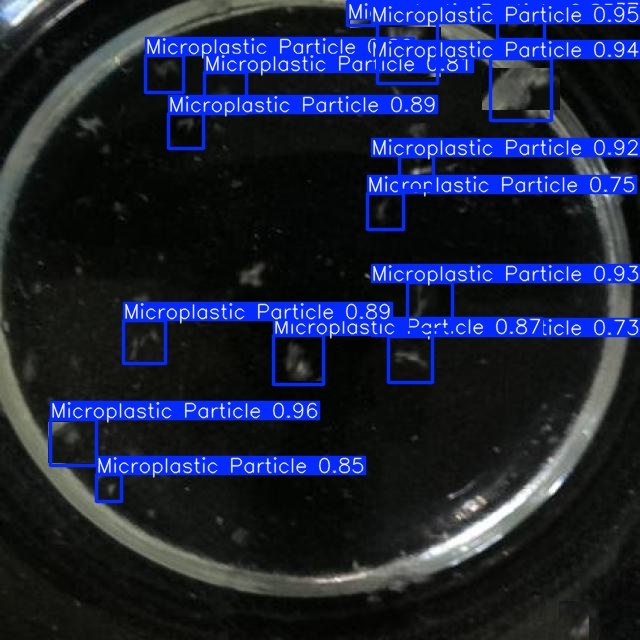
#> input picture yolo26_predictions/final_test_conf70/123_jpg.rf.ead67a4bc2da1c9af126917c456714e8.jpg, 640 x 640 px, found by its file name
$ python test_yolo26_detector.py   (older library calls are emulated)
#> lines starting #> are read from the running program, lines starting #| are printed output that depends on the picture
### backend/app/services/detector_yolo26.py
"""
YOLO26n-based particle candidate detection for MicroSense AI-Cam.

Important:
- This is an experimental YOLO26n detector.
- It does not replace the existing YOLOv5 detector.py.
- It detects microplastic-like particle candidates only.
- It does not confirm polymer composition or regulatory-grade microplastic quantity.

Flow:
1. Read image.
2. Resize image.
3. Evaluate image quality.
4. Run YOLO26n detection.
5. Apply Hybrid AI + Image Processing Filter.
6. Save processed image.
7. Return DetectionResult compatible with samples.py.
"""

from __future__ import annotations

from dataclasses import dataclass, field
from pathlib import Path
from typing import List
import time

import cv2
import numpy as np
from ultralytics import YOLO

from app.config import (
    RESIZE_WIDTH,
    RESIZE_HEIGHT,
    IMAGE_UPLOAD_DIR,
)
from app.utils.helpers import generate_unique_filename
from app.services.quality import evaluate_image_quality
from app.services.hybrid_filter import validate_particle


# ── Paths ─────────────────────────────────────────────────────────────────────

BASE_DIR = Path(__file__).resolve().parents[2]
MODEL_PATH = BASE_DIR / "model" / "yolo26_best.pt"


# ── Data structures ───────────────────────────────────────────────────────────

@dataclass
class Particle:
    x: int
    y: int
    width: int
    height: int
    area: float
    brightness: float
    size_category: str


@dataclass
class DetectionResult:
    particles: List[Particle] = field(default_factory=list)
    processed_image_path: str = ""

    # Basic image statistics
    laplacian_variance: float = 0.0
    mean_brightness: float = 0.0
    average_particle_area: float = 0.0
    average_brightness: float = 0.0

    # Image quality fields
    focus_score: float = 0.0
    brightness_score: float = 0.0
    contrast_score: float = 0.0
    overexposed_percent: float = 0.0
    underexposed_percent: float = 0.0
    image_quality_score: float = 0.0
    image_quality_status: str = "Unknown"
    quality_warning: str = ""

    # Hybrid filter fields
    raw_detection_count: int = 0
    accepted_detection_count: int = 0
    rejected_detection_count: int = 0
    hybrid_filter_score: float = 0.0
    filter_summary: str = ""

    # YOLO26 metadata
    model_name: str = "YOLO26n"
    confidence_threshold: float = 0.70
    iou_threshold: float = 0.40
    processing_time_seconds: float = 0.0

    # [8 lines left out: function count, not called in this run]


# ── Model loading ─────────────────────────────────────────────────────────────

_model = None


def get_yolo26_model():
    """
    Load YOLO26n model only once.
    """
    global _model

    if _model is None:
        if not MODEL_PATH.exists():
            raise FileNotFoundError(f"YOLO26n model not found at: {MODEL_PATH}")

        print("Loading YOLO26n model from:", MODEL_PATH)

        _model = YOLO(str(MODEL_PATH))

        print("YOLO26n model loaded successfully.")

    return _model


# ── Helper functions ──────────────────────────────────────────────────────────

# [9 lines left out: function _size_label, not called in this run]


def _laplacian_variance(gray: np.ndarray) -> float:
    return float(cv2.Laplacian(gray, cv2.CV_64F).var())


# [12 lines left out: function _safe_crop, not called in this run]


def _mean_or_zero(values: list[float]) -> float:
    return float(np.mean(values)) if values else 0.0


# [50 lines left out: function _build_filter_summary, not called in this run]


# ── Public API: YOLO26 Image Analysis ─────────────────────────────────────────

def analyze_image_yolo26(
    image_path: str,
    conf_threshold: float = 0.70,
    iou_threshold: float = 0.40,
) -> DetectionResult:
    """
    Analyze uploaded image using YOLO26n + hybrid validation.

    This function is intentionally separate from analyze_image() in detector.py.
    Do not replace YOLOv5 yet.
    """
#> called with conf_threshold = 0.7, iou_threshold = 0.4

    print("USING DETECTOR: YOLO26n + HYBRID FILTER")

    start_time = time.time()

    img = cv2.imread(str(image_path))
#> img is the input picture: shape (640, 640, 3); mean B, G, R 62.6, 35.4, 28.2

    if img is None:
        raise ValueError(f"OpenCV could not read image: {image_path}")

    img_resized = cv2.resize(img, (RESIZE_WIDTH, RESIZE_HEIGHT))
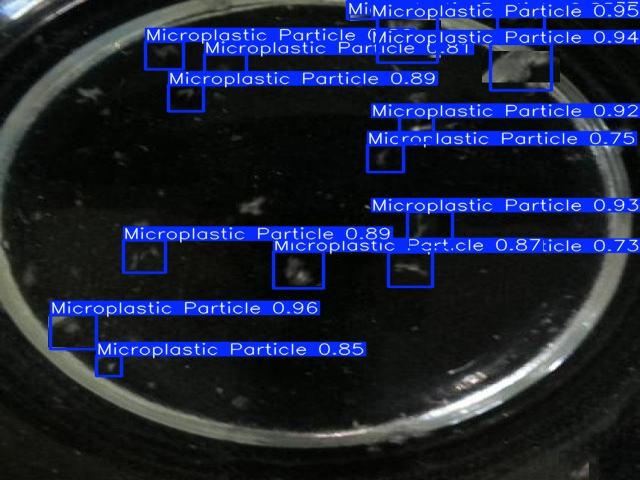
#> img_resized: shape (480, 640, 3); mean B, G, R 62.6, 35.5, 28.3
    gray = cv2.cvtColor(img_resized, cv2.COLOR_BGR2GRAY)
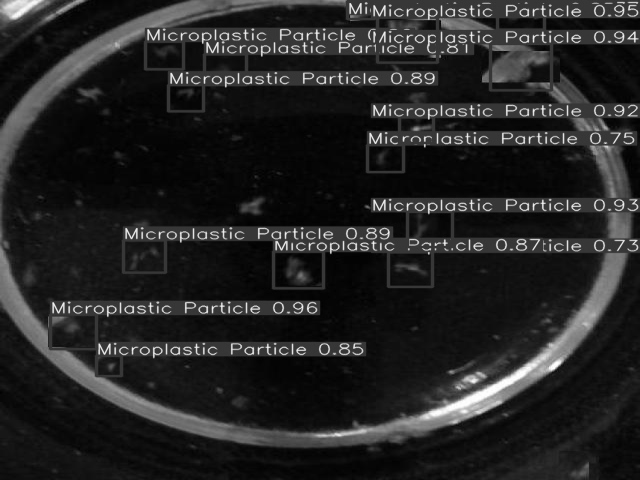
#> gray: shape (480, 640); min 1, max 255, mean 36.4

    lap_var = _laplacian_variance(gray)
#> lap_var = 1773.4
    mean_brightness = float(np.mean(gray))
#> mean_brightness = 36.38
    quality = evaluate_image_quality(gray)

    model = get_yolo26_model()

    results = model.predict(
        source=img_resized,
        conf=conf_threshold,
        iou=iou_threshold,
        imgsz=640,
        verbose=False,
    )

    particles: List[Particle] = []
    output_img = img_resized.copy()

    raw_detection_count = 0
    rejected_detection_count = 0
    validation_scores: list[float] = []
    rejection_reasons: list[str] = []

    boxes = results[0].boxes

    for box in boxes:
        x1, y1, x2, y2 = box.xyxy[0].tolist()
        conf = float(box.conf[0])
        cls = int(box.cls[0])

        x1 = int(round(x1))
        y1 = int(round(y1))
        x2 = int(round(x2))
        y2 = int(round(y2))

        width = max(0, x2 - x1)
        height = max(0, y2 - y1)
        area = float(width * height)

        if width <= 0 or height <= 0:
            continue

        raw_detection_count += 1

        validation = validate_particle(
            gray=gray,
            x=x1,
            y=y1,
            width=width,
            height=height,
            area=area,
        )

        validation_scores.append(validation.validation_score)

        if not validation.is_valid:
            rejected_detection_count += 1
            rejection_reasons.append(validation.rejection_reason)

            # Rejected candidates are shown in red.
            cv2.rectangle(
                output_img,
                (x1, y1),
                (x2, y2),
                (0, 0, 255),
                1,
            )

            cv2.putText(
                output_img,
                "Rejected",
                (x1, max(20, y1 - 8)),
                cv2.FONT_HERSHEY_SIMPLEX,
                0.45,
                (0, 0, 255),
                1,
            )

            continue

        roi = _safe_crop(gray, x1, y1, x2, y2)
        brightness = float(np.mean(roi)) if roi.size > 0 else 0.0

        particle = Particle(
            x=x1,
            y=y1,
            width=width,
            height=height,
            area=round(area, 2),
            brightness=round(brightness, 2),
            size_category=_size_label(area),
        )

        particles.append(particle)

        # Accepted candidates are shown in yellow.
        cv2.rectangle(
            output_img,
            (x1, y1),
            (x2, y2),
            (0, 255, 255),
            2,
        )

        label = f"Accepted {conf:.2f} | H:{validation.validation_score:.0f}"

        cv2.putText(
            output_img,
            label,
            (x1, max(20, y1 - 8)),
            cv2.FONT_HERSHEY_SIMPLEX,
            0.45,
            (0, 255, 255),
            1,
        )

    accepted_detection_count = len(particles)

    hybrid_filter_score = (
        round(float(np.mean(validation_scores)), 2)
        if validation_scores
        else 0.0
    )

    filter_summary = _build_filter_summary(
        raw_count=raw_detection_count,
        accepted_count=accepted_detection_count,
        rejected_count=rejected_detection_count,
        rejection_reasons=rejection_reasons,
    )

    cv2.putText(
        output_img,
        f"YOLO26 Accepted: {accepted_detection_count}/{raw_detection_count}",
        (10, 25),
        cv2.FONT_HERSHEY_SIMPLEX,
        0.7,
        (0, 255, 0),
        2,
    )

    cv2.putText(
        output_img,
        f"Quality: {quality.image_quality_status} ({quality.image_quality_score})",
        (10, 55),
        cv2.FONT_HERSHEY_SIMPLEX,
        0.6,
        (0, 255, 0),
        2,
    )

    cv2.putText(
        output_img,
        f"Hybrid: {hybrid_filter_score}",
        (10, 85),
        cv2.FONT_HERSHEY_SIMPLEX,
        0.6,
        (0, 255, 0),
        2,
    )

    proc_filename = generate_unique_filename(
        Path(image_path).name,
        prefix="yolo26_processed_",
    )

    proc_path = IMAGE_UPLOAD_DIR / proc_filename

    saved = cv2.imwrite(str(proc_path), output_img)

    if not saved:
        raise ValueError(f"Failed to save YOLO26 processed image at: {proc_path}")

    avg_area = _mean_or_zero([p.area for p in particles])
    avg_brightness = _mean_or_zero([p.brightness for p in particles])

    processing_time = round(time.time() - start_time, 4)

    print("YOLO26 processed_path:", proc_path)
    print("YOLO26 raw detection count:", raw_detection_count)
    print("YOLO26 accepted detection count:", accepted_detection_count)
    print("YOLO26 rejected detection count:", rejected_detection_count)
    print("YOLO26 hybrid filter score:", hybrid_filter_score)
    print("YOLO26 filter summary:", filter_summary)
    print("YOLO26 processing time:", processing_time)

    return DetectionResult(
        particles=particles,
        processed_image_path=str(proc_path),
        laplacian_variance=round(lap_var, 2),
        mean_brightness=round(mean_brightness, 2),
        average_particle_area=round(avg_area, 2),
        average_brightness=round(avg_brightness, 2),

        focus_score=quality.focus_score,
        brightness_score=quality.brightness_score,
        contrast_score=quality.contrast_score,
        overexposed_percent=quality.overexposed_percent,
        underexposed_percent=quality.underexposed_percent,
        image_quality_score=quality.image_quality_score,
        image_quality_status=quality.image_quality_status,
        quality_warning=quality.quality_warning,

        raw_detection_count=raw_detection_count,
        accepted_detection_count=accepted_detection_count,
        rejected_detection_count=rejected_detection_count,
        hybrid_filter_score=hybrid_filter_score,
        filter_summary=filter_summary,

        model_name="YOLO26n",
        confidence_threshold=conf_threshold,
        iou_threshold=iou_threshold,
        processing_time_seconds=processing_time,
    )


# Optional short alias for testing
# [10 lines left out: function detect_with_yolo26, not called in this run]

### backend/app/services/quality.py
"""
Image quality validation service for MicroSense AI-Cam.

This module checks whether an uploaded sample image is suitable for
microplastic-like particle analysis before or during AI detection.

It evaluates:
1. Focus / blur
2. Brightness
3. Underexposure
4. Overexposure
5. Contrast
6. Overall image quality score

This helps prevent poor images from producing misleading AI results.
"""

from __future__ import annotations

from dataclasses import dataclass
import cv2
import numpy as np


@dataclass
class ImageQualityResult:
    focus_score: float
    brightness_score: float
    contrast_score: float
    overexposed_percent: float
    underexposed_percent: float
    image_quality_score: float
    image_quality_status: str
    quality_warning: str


def _normalize(value: float, min_value: float, max_value: float) -> float:
    """
    Normalize a value to 0–100.
    """
    if max_value == min_value:
        return 0.0

    value = max(min_value, min(value, max_value))
    return ((value - min_value) / (max_value - min_value)) * 100.0


def evaluate_image_quality(gray: np.ndarray) -> ImageQualityResult:
    """
    Evaluate grayscale image quality.

    Parameters:
        gray: Grayscale image as numpy array.

    Returns:
        ImageQualityResult
    """

    if gray is None or gray.size == 0:
        return ImageQualityResult(
            focus_score=0.0,
            brightness_score=0.0,
            contrast_score=0.0,
            overexposed_percent=0.0,
            underexposed_percent=100.0,
            image_quality_score=0.0,
            image_quality_status="Poor",
            quality_warning="Invalid or empty image.",
        )

    # Focus score using Laplacian variance
    laplacian_variance = float(cv2.Laplacian(gray, cv2.CV_64F).var())
#> laplacian_variance = 1773.4

    # Normalize focus.
    # Values vary by camera, but 0–300 works well for prototype scoring.
    focus_score = _normalize(laplacian_variance, 20, 300)
#> in _normalize, `value = max(min_value, min(value, max_value))`: value = 300
#> focus_score = 100

    # Brightness
    mean_brightness = float(np.mean(gray))
#> mean_brightness = 36.38

    # Ideal brightness around 120–170.
    # Score decreases if too dark or too bright.
    brightness_distance = abs(mean_brightness - 145)
#> brightness_distance = 108.6
    brightness_score = max(0.0, 100.0 - (brightness_distance / 145.0) * 100.0)
#> brightness_score = 25.09

    # Contrast
    contrast = float(np.std(gray))
#> contrast = 43.03
    contrast_score = _normalize(contrast, 10, 80)
#> contrast_score = 47.19

    # Underexposure and overexposure percentages
    total_pixels = gray.size
#> total_pixels = 307200

    underexposed_pixels = np.sum(gray < 30)
#> underexposed_pixels = 206906
    overexposed_pixels = np.sum(gray > 240)
#> overexposed_pixels = 672

    underexposed_percent = float((underexposed_pixels / total_pixels) * 100.0)
#> underexposed_percent = 67.35
    overexposed_percent = float((overexposed_pixels / total_pixels) * 100.0)
#> overexposed_percent = 0.219

    # Penalty for too many bad pixels
    exposure_penalty = min(40.0, underexposed_percent + overexposed_percent)
#> exposure_penalty = 40

    # Weighted final score
    image_quality_score = (
        0.40 * focus_score
        + 0.30 * brightness_score
        + 0.20 * contrast_score
        + 0.10 * max(0.0, 100.0 - exposure_penalty)
    )
#> image_quality_score = 62.97

    image_quality_score = round(max(0.0, min(100.0, image_quality_score)), 2)

    # Status and warning
    warnings = []

    if focus_score < 35:
        warnings.append("Image may be blurry.")

    if mean_brightness < 60:
        warnings.append("Image is too dark.")

    if mean_brightness > 220:
        warnings.append("Image is too bright.")

    if overexposed_percent > 10:
        warnings.append("High overexposure detected.")

    if underexposed_percent > 20:
        warnings.append("High underexposure detected.")

    if contrast_score < 30:
        warnings.append("Low contrast image.")

    if image_quality_score >= 75:
        status = "Good"
    elif image_quality_score >= 50:
        status = "Acceptable"
    else:
        status = "Poor"

    quality_warning = " ".join(warnings) if warnings else "Image quality is suitable for analysis."

    return ImageQualityResult(
        focus_score=round(focus_score, 2),
        brightness_score=round(brightness_score, 2),
        contrast_score=round(contrast_score, 2),
        overexposed_percent=round(overexposed_percent, 2),
        underexposed_percent=round(underexposed_percent, 2),
        image_quality_score=image_quality_score,
        image_quality_status=status,
        quality_warning=quality_warning,
    )

### backend/test_yolo26_detector.py
from app.services.detector_yolo26 import analyze_image_yolo26

image_path = r"D:/Microsense/dataset/images/val/123_jpg.rf.ead67a4bc2da1c9af126917c456714e8.jpg"

#> (the run stopped early here; a loop or call above may not have finished)
